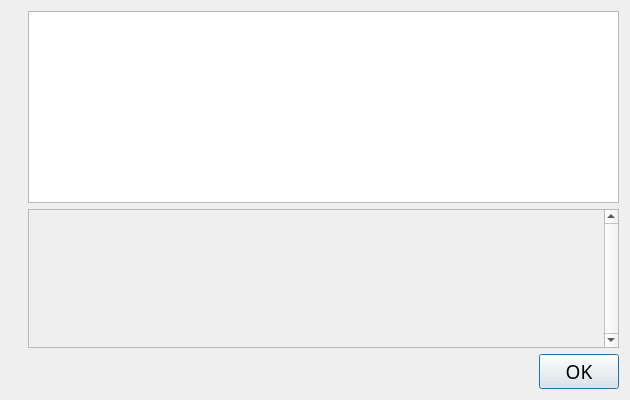
<?xml version="1.0" encoding="UTF-8"?>
<ui version="4.0">
 <class>HelpMessageDialog</class>
 <widget class="QDialog" name="HelpMessageDialog">
  <property name="geometry">
   <rect>
    <x>0</x>
    <y>0</y>
    <width>630</width>
    <height>400</height>
   </rect>
  </property>
  <property name="minimumSize">
   <size>
    <width>630</width>
    <height>400</height>
   </size>
  </property>
  <property name="font">
   <font>
    <pointsize>10</pointsize>
   </font>
  </property>
  <property name="windowTitle">
   <string notr="true">prium Core - Command-line options</string>
  </property>
  <layout class="QHBoxLayout" name="horizontalLayout_2">
   <item>
    <widget class="QLabel" name="graphic">
     <property name="sizePolicy">
      <sizepolicy hsizetype="Preferred" vsizetype="Ignored">
       <horstretch>0</horstretch>
       <verstretch>0</verstretch>
      </sizepolicy>
     </property>
     <property name="font">
      <font>
       <family>Ara Hamah 1982</family>
       <pointsize>14</pointsize>
      </font>
     </property>
     <property name="pixmap">
      <pixmap resource="../prium.qrc">:/images/about</pixmap>
     </property>
    </widget>
   </item>
   <item>
    <layout class="QVBoxLayout" name="verticalLayout">
     <item>
      <widget class="QTextEdit" name="helpMessage">
       <property name="font">
        <font>
         <family>Ara Hamah 1982</family>
         <pointsize>14</pointsize>
        </font>
       </property>
       <property name="readOnly">
        <bool>true</bool>
       </property>
      </widget>
     </item>
     <item>
      <widget class="QScrollArea" name="scrollArea">
       <property name="font">
        <font>
         <family>Ara Hamah 1982</family>
         <pointsize>14</pointsize>
        </font>
       </property>
       <property name="verticalScrollBarPolicy">
        <enum>Qt::ScrollBarAlwaysOn</enum>
       </property>
       <property name="widgetResizable">
        <bool>true</bool>
       </property>
       <widget class="QWidget" name="scrollAreaWidgetContents">
        <property name="geometry">
         <rect>
          <x>0</x>
          <y>0</y>
          <width>521</width>
          <height>143</height>
         </rect>
        </property>
        <layout class="QVBoxLayout" name="verticalLayout_2">
         <item>
          <widget class="QLabel" name="aboutMessage">
           <property name="font">
            <font>
             <family>Ara Hamah 1982</family>
             <pointsize>14</pointsize>
            </font>
           </property>
           <property name="cursor">
            <cursorShape>IBeamCursor</cursorShape>
           </property>
           <property name="textFormat">
            <enum>Qt::PlainText</enum>
           </property>
           <property name="alignment">
            <set>Qt::AlignLeading|Qt::AlignLeft|Qt::AlignTop</set>
           </property>
           <property name="openExternalLinks">
            <bool>true</bool>
           </property>
           <property name="textInteractionFlags">
            <set>Qt::LinksAccessibleByMouse|Qt::TextSelectableByKeyboard|Qt::TextSelectableByMouse</set>
           </property>
          </widget>
         </item>
        </layout>
       </widget>
      </widget>
     </item>
     <item>
      <widget class="QDialogButtonBox" name="okButton">
       <property name="font">
        <font>
         <family>Ara Hamah 1982</family>
         <pointsize>14</pointsize>
        </font>
       </property>
       <property name="orientation">
        <enum>Qt::Horizontal</enum>
       </property>
       <property name="standardButtons">
        <set>QDialogButtonBox::Ok</set>
       </property>
      </widget>
     </item>
    </layout>
   </item>
  </layout>
 </widget>
 <resources>
  <include location="../prium.qrc"/>
 </resources>
 <connections>
  <connection>
   <sender>okButton</sender>
   <signal>accepted()</signal>
   <receiver>HelpMessageDialog</receiver>
   <slot>accept()</slot>
   <hints>
    <hint type="sourcelabel">
     <x>20</x>
     <y>20</y>
    </hint>
    <hint type="destinationlabel">
     <x>20</x>
     <y>20</y>
    </hint>
   </hints>
  </connection>
  <connection>
   <sender>okButton</sender>
   <signal>rejected()</signal>
   <receiver>HelpMessageDialog</receiver>
   <slot>reject()</slot>
   <hints>
    <hint type="sourcelabel">
     <x>20</x>
     <y>20</y>
    </hint>
    <hint type="destinationlabel">
     <x>20</x>
     <y>20</y>
    </hint>
   </hints>
  </connection>
 </connections>
</ui>
